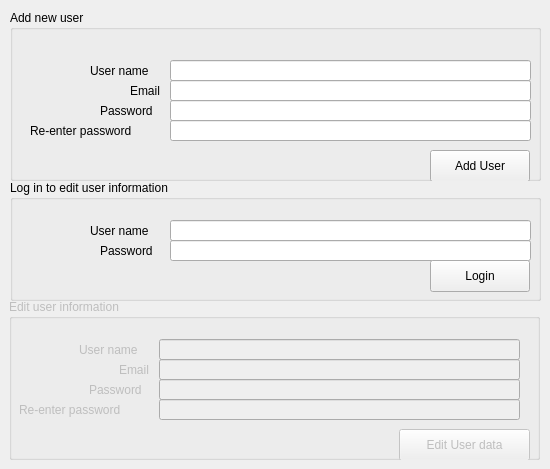
    <widget class="QWidget" name="tab_3">
     <attribute name="title">
      <string>User Database</string>
     </attribute>
     <widget class="QGroupBox" name="groupBox">
      <property name="geometry">
       <rect>
        <x>10</x>
        <y>10</y>
        <width>531</width>
        <height>171</height>
       </rect>
      </property>
      <property name="title">
       <string>Add new user</string>
      </property>
      <widget class="QLabel" name="label_13">
       <property name="geometry">
        <rect>
         <x>80</x>
         <y>50</y>
         <width>81</width>
         <height>21</height>
        </rect>
       </property>
       <property name="text">
        <string>User name</string>
       </property>
      </widget>
      <widget class="QLabel" name="label_14">
       <property name="geometry">
        <rect>
         <x>90</x>
         <y>90</y>
         <width>71</width>
         <height>21</height>
        </rect>
       </property>
       <property name="text">
        <string>Password</string>
       </property>
      </widget>
      <widget class="QLabel" name="label_15">
       <property name="geometry">
        <rect>
         <x>20</x>
         <y>110</y>
         <width>141</width>
         <height>21</height>
        </rect>
       </property>
       <property name="text">
        <string>Re-enter password</string>
       </property>
      </widget>
      <widget class="QLabel" name="label_16">
       <property name="geometry">
        <rect>
         <x>120</x>
         <y>70</y>
         <width>41</width>
         <height>21</height>
        </rect>
       </property>
       <property name="text">
        <string>Email</string>
       </property>
      </widget>
      <widget class="QLineEdit" name="lineEdit_7">
       <property name="geometry">
        <rect>
         <x>160</x>
         <y>50</y>
         <width>361</width>
         <height>21</height>
        </rect>
       </property>
      </widget>
      <widget class="QLineEdit" name="lineEdit_8">
       <property name="geometry">
        <rect>
         <x>160</x>
         <y>70</y>
         <width>361</width>
         <height>21</height>
        </rect>
       </property>
      </widget>
      <widget class="QLineEdit" name="lineEdit_9">
       <property name="geometry">
        <rect>
         <x>160</x>
         <y>90</y>
         <width>361</width>
         <height>21</height>
        </rect>
       </property>
       <property name="echoMode">
        <enum>QLineEdit::Password</enum>
       </property>
      </widget>
      <widget class="QLineEdit" name="lineEdit_10">
       <property name="geometry">
        <rect>
         <x>160</x>
         <y>110</y>
         <width>361</width>
         <height>21</height>
        </rect>
       </property>
       <property name="echoMode">
        <enum>QLineEdit::Password</enum>
       </property>
      </widget>
      <widget class="QPushButton" name="pushButton_11">
       <property name="geometry">
        <rect>
         <x>420</x>
         <y>140</y>
         <width>100</width>
         <height>32</height>
        </rect>
       </property>
       <property name="text">
        <string>Add User</string>
       </property>
      </widget>
      <widget class="QLabel" name="label_30">
       <property name="geometry">
        <rect>
         <x>10</x>
         <y>141</y>
         <width>391</width>
         <height>21</height>
        </rect>
       </property>
       <property name="font">
        <font>
         <pointsize>14</pointsize>
        </font>
       </property>
       <property name="text">
        <string/>
       </property>
      </widget>
     </widget>
     <widget class="QGroupBox" name="groupBox_2">
      <property name="geometry">
       <rect>
        <x>10</x>
        <y>180</y>
        <width>531</width>
        <height>121</height>
       </rect>
      </property>
      <property name="title">
       <string>Log in to edit user information</string>
      </property>
      <widget class="QLabel" name="label_18">
       <property name="geometry">
        <rect>
         <x>80</x>
         <y>40</y>
         <width>81</width>
         <height>21</height>
        </rect>
       </property>
       <property name="text">
        <string>User name</string>
       </property>
      </widget>
      <widget class="QLineEdit" name="lineEdit_11">
       <property name="geometry">
        <rect>
         <x>160</x>
         <y>60</y>
         <width>361</width>
         <height>21</height>
        </rect>
       </property>
       <property name="echoMode">
        <enum>QLineEdit::Password</enum>
       </property>
      </widget>
      <widget class="QLabel" name="label_17">
       <property name="geometry">
        <rect>
         <x>90</x>
         <y>60</y>
         <width>71</width>
         <height>21</height>
        </rect>
       </property>
       <property name="text">
        <string>Password</string>
       </property>
      </widget>
      <widget class="QLineEdit" name="lineEdit_12">
       <property name="geometry">
        <rect>
         <x>160</x>
         <y>40</y>
         <width>361</width>
         <height>21</height>
        </rect>
       </property>
      </widget>
      <widget class="QPushButton" name="pushButton_12">
       <property name="geometry">
        <rect>
         <x>420</x>
         <y>80</y>
         <width>100</width>
         <height>32</height>
        </rect>
       </property>
       <property name="text">
        <string>Login</string>
       </property>
      </widget>
     </widget>
     <widget class="QGroupBox" name="groupBox_4">
      <property name="enabled">
       <bool>false</bool>
      </property>
      <property name="geometry">
       <rect>
        <x>9</x>
        <y>299</y>
        <width>531</width>
        <height>161</height>
       </rect>
      </property>
      <property name="title">
       <string>Edit user information</string>
      </property>
      <widget class="QLabel" name="label_21">
       <property name="geometry">
        <rect>
         <x>70</x>
         <y>40</y>
         <width>81</width>
         <height>21</height>
        </rect>
       </property>
       <property name="text">
        <string>User name</string>
       </property>
      </widget>
      <widget class="QPushButton" name="pushButton_13">
       <property name="geometry">
        <rect>
         <x>390</x>
         <y>130</y>
         <width>131</width>
         <height>32</height>
        </rect>
       </property>
       <property name="text">
        <string>Edit User data</string>
       </property>
      </widget>
      <widget class="QLineEdit" name="lineEdit_13">
       <property name="geometry">
        <rect>
         <x>150</x>
         <y>60</y>
         <width>361</width>
         <height>21</height>
        </rect>
       </property>
      </widget>
      <widget class="QLineEdit" name="lineEdit_15">
       <property name="geometry">
        <rect>
         <x>150</x>
         <y>100</y>
         <width>361</width>
         <height>21</height>
        </rect>
       </property>
       <property name="echoMode">
        <enum>QLineEdit::Password</enum>
       </property>
      </widget>
      <widget class="QLabel" name="label_19">
       <property name="geometry">
        <rect>
         <x>10</x>
         <y>100</y>
         <width>141</width>
         <height>21</height>
        </rect>
       </property>
       <property name="text">
        <string>Re-enter password</string>
       </property>
      </widget>
      <widget class="QLabel" name="label_22">
       <property name="geometry">
        <rect>
         <x>110</x>
         <y>60</y>
         <width>41</width>
         <height>21</height>
        </rect>
       </property>
       <property name="text">
        <string>Email</string>
       </property>
      </widget>
      <widget class="QLabel" name="label_20">
       <property name="geometry">
        <rect>
         <x>80</x>
         <y>80</y>
         <width>71</width>
         <height>21</height>
        </rect>
       </property>
       <property name="text">
        <string>Password</string>
       </property>
      </widget>
      <widget class="QLineEdit" name="lineEdit_14">
       <property name="geometry">
        <rect>
         <x>150</x>
         <y>80</y>
         <width>361</width>
         <height>21</height>
        </rect>
       </property>
       <property name="echoMode">
        <enum>QLineEdit::Password</enum>
       </property>
      </widget>
      <widget class="QLineEdit" name="lineEdit_16">
       <property name="geometry">
        <rect>
         <x>150</x>
         <y>40</y>
         <width>361</width>
         <height>21</height>
        </rect>
       </property>
      </widget>
     </widget>
    </widget>
